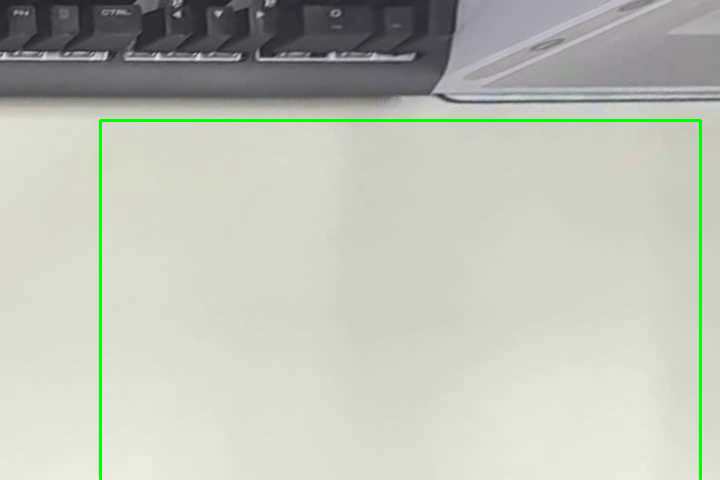
#> input picture frame 14 of catchcoin/catch_coin_video_v3.mp4, 720 x 480 px, given in place of transfer_video_v3.mp4, which was not available
$ python 'catch_coin_video_v3 copy.py'
#> lines starting #> are read from the running program, lines starting #| are printed output that depends on the picture; after the words box and inside, x2 and y2 are one past the last pixel; in counts of white or black regions, pixels touching at a corner belong together; pictures that were not available may be replaced by others from this repository, and a replacement may not be noted
import cv2
import numpy as np

# 讀取影片
cap = cv2.VideoCapture('../video/transfer_video_v3.mp4')  # 請確保 'input_video.mp4' 是您的影片檔案名稱

# 獲取影片的參數
frame_width = int(cap.get(cv2.CAP_PROP_FRAME_WIDTH))
frame_height = int(cap.get(cv2.CAP_PROP_FRAME_HEIGHT))
fps = int(cap.get(cv2.CAP_PROP_FPS))

# 設定輸出影片的參數，保存為 MP4 格式
out = cv2.VideoWriter('catch_coin_video_v3.mp4', cv2.VideoWriter_fourcc(*'mp4v'), fps, (frame_width, frame_height))

# 定義 ROI 範圍 (左上角 x, y 以及寬度和高度)
roi_x, roi_y, roi_w, roi_h = 100, 120, 600, 400

paused = False  # 控制播放/暫停的變數

# 用來追蹤硬幣的ID和其位置
tracked_coins = {}  # key: 圓心位置，value: 代號
previous_positions = {}  # 用來記錄上一幀的位置，用於寬恕

# 用來追蹤硬幣的位置變化
def find_matching_coin(new_center, threshold=100):
    """搜尋是否有與新檢測到的圓心相近的硬幣"""
    for key, (prev_center, label) in tracked_coins.items():
        if np.linalg.norm(np.array(new_center) - np.array(prev_center)) < threshold:
            return key, label  # 找到匹配的圓形，返回其ID
    return None, None  # 沒有找到匹配的圓形

while cap.isOpened():
    ret, frame = cap.read()
#> frame is the input picture: shape (480, 720, 3); mean B, G, R 183.8, 194.6, 191.3
    if not ret:
        break

    # 複製原始幀
    output = frame.copy()

    # 取得 ROI 區域
    roi = frame[roi_y:roi_y + roi_h, roi_x:roi_x + roi_w]
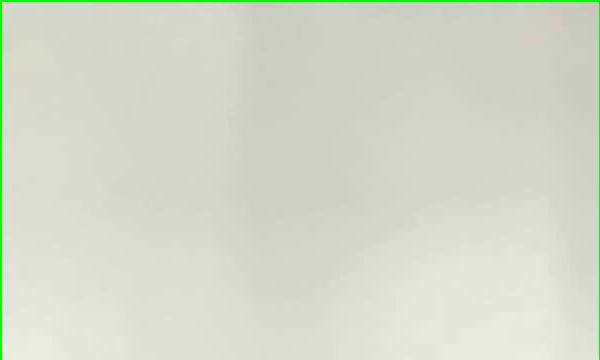
#> roi: shape (360, 600, 3); mean B, G, R 202.9, 217.2, 213.5

    # 轉換為灰階圖像
    gray = cv2.cvtColor(roi, cv2.COLOR_BGR2GRAY)

    gray = cv2.equalizeHist(gray)
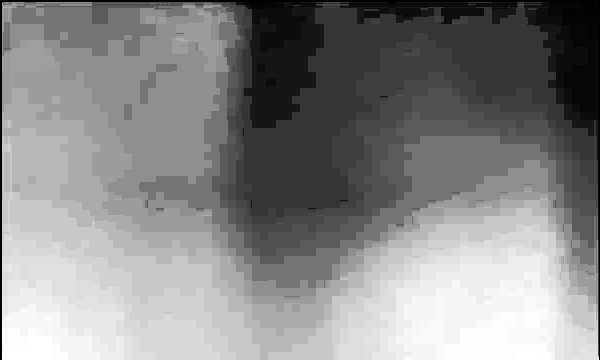
#> gray: shape (360, 600); min 0, max 255, mean 135.2
    # 高斯模糊來去除噪點
    gray_blurred = cv2.GaussianBlur(gray, (9, 9), 0)

    ret, blurred_threshold = cv2.threshold(gray, 100, 255, cv2.THRESH_BINARY)
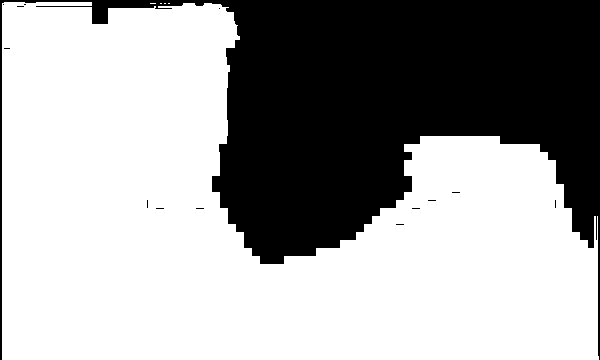
#> blurred_threshold: shape (360, 600); 64.6% white; 14 black regions (13 under 20 px), largest, box (x1, y1, x2, y2) and area: (0, 0, 600, 360) 76456

    kernel = np.ones((11, 11), np.uint8) #結構元素(kernel)
    closing = cv2.morphologyEx(blurred_threshold, cv2.MORPH_CLOSE, kernel)
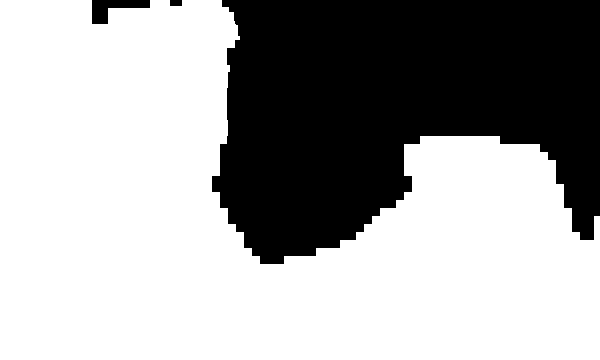
#> closing: shape (360, 600); 65.4% white; 3 black regions, box (x1, y1, x2, y2) and area: (212, 0, 600, 264) 73943, (92, 0, 150, 24) 720, (170, 0, 182, 6) 72
    blurred_canny = cv2.Canny(gray_blurred, 100, 180)
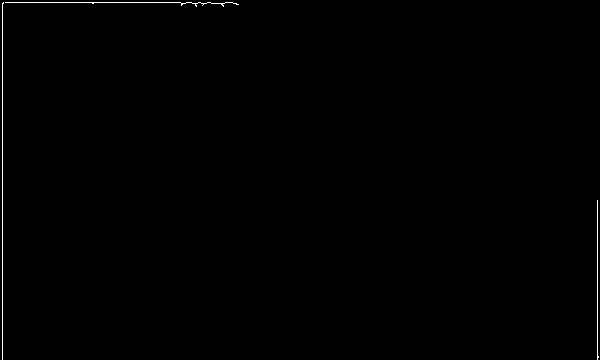
#> blurred_canny: shape (360, 600); 0.36% white in thin lines or dots


    # 使用霍夫變換來檢測圓形
    circles = cv2.HoughCircles(
        blurred_canny,
        cv2.HOUGH_GRADIENT,
        dp=1.2,
        minDist=20,
        param1=50,
        param2=30,
        minRadius=10,
        maxRadius=30
    )
#> circles = None

    if circles is not None:
        circles = np.uint16(np.around(circles))
        for idx, i in enumerate(circles[0, :]):
            circle_center = (i[0] + roi_x, i[1] + roi_y)
            radius = i[2]

            # 尋找是否有匹配的硬幣
            matching_key, label = find_matching_coin(circle_center)
            if matching_key is not None:
                # 如果找到了匹配的硬幣，更新位置並保持原來的代號
                tracked_coins[matching_key] = (circle_center, label)
                previous_positions[label] = circle_center  # 更新上一幀位置
            else:
                # 如果是新硬幣，給它一個新的代號
                label = f"C{len(tracked_coins) + 1}"
                tracked_coins[circle_center] = (circle_center, label)
                previous_positions[label] = circle_center  # 記錄新硬幣的初始位置

            # 畫圓形輪廓
            cv2.circle(output, circle_center, radius, (0, 255, 0), 2)
            # 標記圓心
            cv2.circle(output, circle_center, 2, (0, 0, 255), 3)
            # 標記代號 (C1, C2, C3...)
            cv2.putText(output, label, (i[0] + roi_x - 20, i[1] + roi_y - 20), cv2.FONT_HERSHEY_SIMPLEX, 0.7, (255, 0, 0), 2)

    else:
        # 如果沒有偵測到圓形，使用上一幀的紀錄位置
        for label, prev_center in previous_positions.items():
            if label not in [label for _, (_, label) in tracked_coins.items()]:  # 確保只更新未丟失的硬幣
                # 畫上上一幀的位置
                cv2.circle(output, prev_center, 10, (255, 0, 0), 2)  # 使用不同顏色來表示
                # 標記代號 (C1, C2, C3...)
                cv2.putText(output, label, (prev_center[0] - 20, prev_center[1] - 20), cv2.FONT_HERSHEY_SIMPLEX, 0.7, (255, 0, 0), 2)

    # 繪製ROI範圍的矩形框
    cv2.rectangle(output, (roi_x, roi_y), (roi_x + roi_w, roi_y + roi_h), (0, 255, 0), 2)
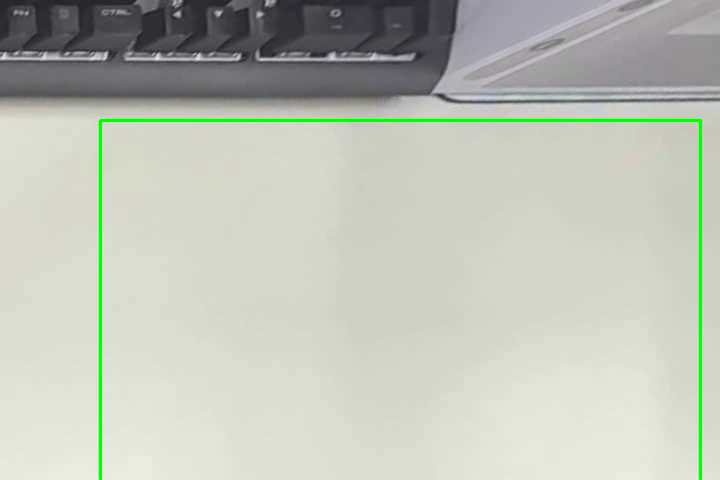
#> output: shape (480, 720, 3); 0.78% of pixels changed, all inside (x1, y1, x2, y2) = (99, 119, 702, 480)

    # 寫入處理後的幀到輸出影片
    out.write(output)

    # 顯示結果
    cv2.imshow('Detected Coins with Labels', output)
    cv2.imshow('gray_blurred', gray_blurred)
    cv2.imshow('blurred_threshold', closing)
    cv2.imshow('blurred_canny', blurred_canny)

    # 檢測按鍵，按 'q' 退出，按 'p' 暫停/繼續
    key = cv2.waitKey(1) & 0xFF
#> (key q is pressed here)
    if key == ord('q'):  # 按 'q' 退出
        break
    elif key == ord('p'):  # 按 'p' 暫停/繼續
        paused = not paused
        while paused:
            key_pause = cv2.waitKey(1) & 0xFF
            if key_pause == ord('p'):  # 按 'p' 恢復播放
                paused = False

print(tracked_coins)
# 釋放資源
cap.release()
out.release()
cv2.destroyAllWindows()

$ run again, starting later in the video
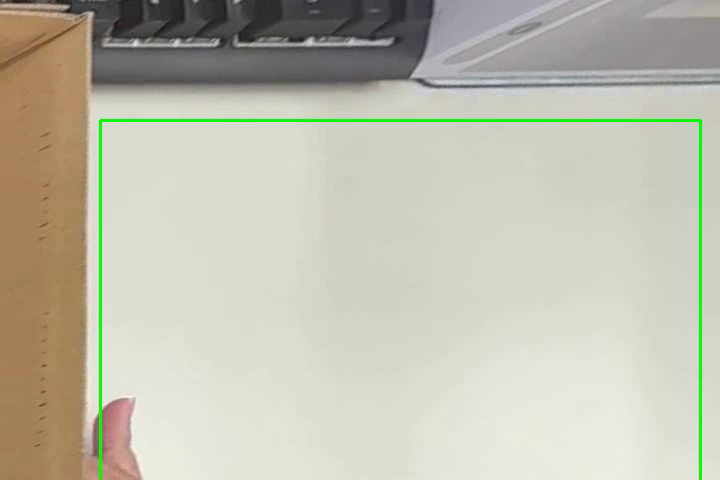
#> input picture frame 63 of catchcoin/catch_coin_video_v3.mp4, 720 x 480 px, given in place of transfer_video_v3.mp4, which was not available
#> frame is the input picture: shape (480, 720, 3); mean B, G, R 175.3, 190.6, 192.1
#> `ret, blurred_threshold = cv2.threshold(gray, 100, 255, cv2.THRESH_BINA..`:
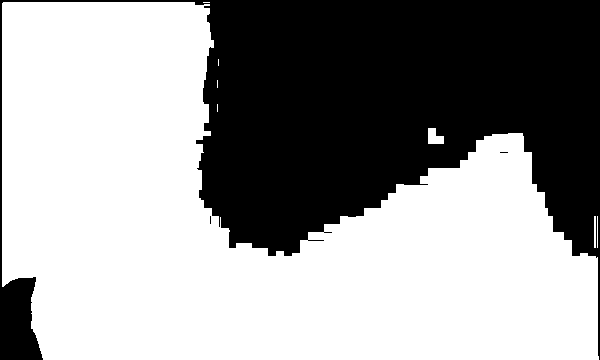
#> blurred_threshold: shape (360, 600); 60.8% white; 3 black regions (2 under 20 px), largest, box (x1, y1, x2, y2) and area: (0, 0, 600, 360) 84635
#> closing: shape (360, 600); 61.7% white; 2 black regions, box (x1, y1, x2, y2) and area: (201, 0, 600, 253) 80098, (0, 278, 42, 360) 2729
#> blurred_canny: shape (360, 600); 0.36% white in thin lines or dots
#> circles = None
#> `cv2.rectangle(output, (roi_x, roi_y), (roi_x + roi_w, roi_y + roi_h), ..`:
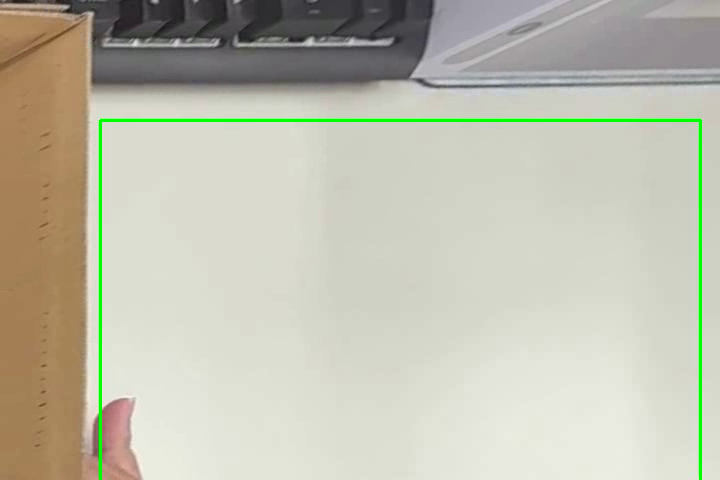
#> output: shape (480, 720, 3); 0.68% of pixels changed, all inside (x1, y1, x2, y2) = (99, 119, 702, 480)

$ run again, starting later in the video
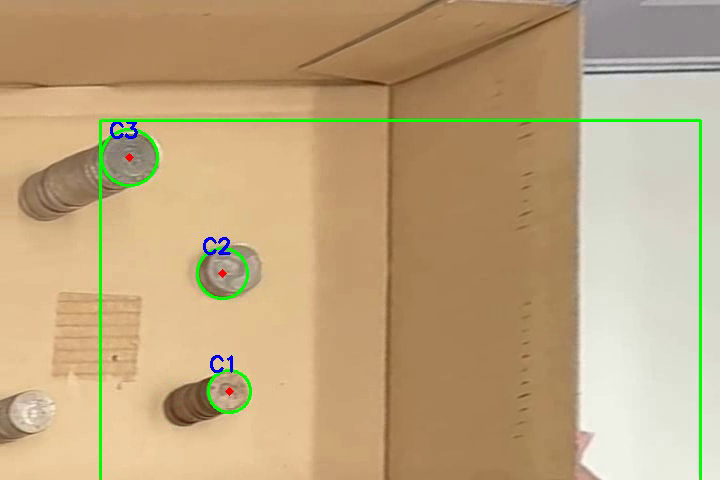
#> input picture frame 112 of catchcoin/catch_coin_video_v3.mp4, 720 x 480 px, given in place of transfer_video_v3.mp4, which was not available
#> frame is the input picture: shape (480, 720, 3); mean B, G, R 127.4, 166.1, 190.5
#> `ret, blurred_threshold = cv2.threshold(gray, 100, 255, cv2.THRESH_BINA..`:
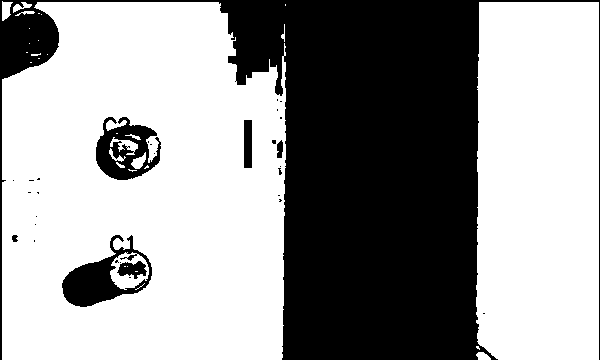
#> blurred_threshold: shape (360, 600); 61% white; 31 black regions (24 under 20 px), largest, box (x1, y1, x2, y2) and area: (0, 0, 600, 360) 78599, (62, 235, 152, 307) 2542, (96, 117, 161, 180) 2285
#> closing: shape (360, 600); 63.7% white; 4 black regions, box (x1, y1, x2, y2) and area: (221, 0, 479, 360) 73109, (0, 14, 59, 78) 2740, (63, 261, 117, 306) 1871, (96, 139, 128, 180) 679
#> blurred_canny: shape (360, 600); 1.1% white in thin lines or dots
#> `circles = cv2.HoughCircles( blurred_canny, cv2.HOUGH_GRADIENT, dp=1.2,..`: circles = [[125.4, 150.6, 26.56], [126.6, 270.6, 24.04]]
#> `circles = np.uint16(np.around(circles))`: circles = [[125, 151, 27], [127, 271, 24]]
#> the loop `for idx, i in enumerate(circles[0, :]):` made 2 passes
#> (i, circle_center, radius) on passes 1 to 2: ([125, 151, 27], (225, 271), 27), ([127, 271, 24], (227, 391), 24)
#> after the loop `for idx, i in enumerate(circles[0, :]):`: previous_positions = {'C1': (225, 271), 'C2': (227, 391)}; tracked_coins = {(225, 271): ((225, 271), 'C1'), (227, 391): ((227, 391), 'C2')}
#> `cv2.rectangle(output, (roi_x, roi_y), (roi_x + roi_w, roi_y + roi_h), ..`:
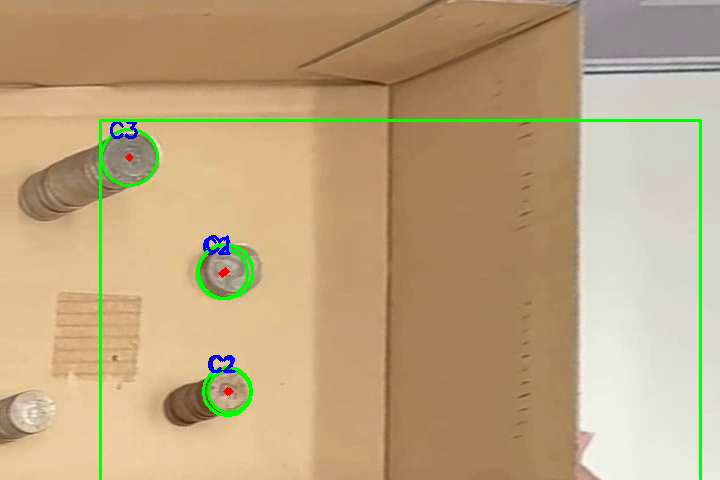
#> output: shape (480, 720, 3); mean B, G, R 127, 166.4, 189.7
#| {(225, 271): ((225, 271), 'C1'), (227, 391): ((227, 391), 'C2')}
